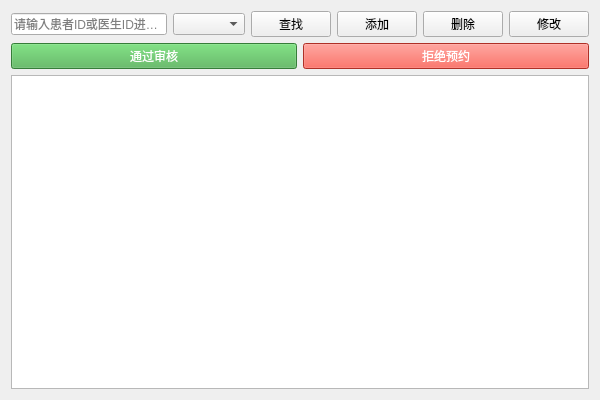
<?xml version="1.0" encoding="UTF-8"?>
<ui version="4.0">
 <class>AppointmentView</class>
 <widget class="QWidget" name="AppointmentView">
  <property name="geometry">
   <rect>
    <x>0</x>
    <y>0</y>
    <width>600</width>
    <height>400</height>
   </rect>
  </property>
  <property name="windowTitle">
   <string>预约管理</string>
  </property>
  <layout class="QVBoxLayout" name="verticalLayout">
   <item>
    <layout class="QHBoxLayout" name="horizontalLayout">
     <item>
      <widget class="QLineEdit" name="tstSearch">
       <property name="placeholderText">
        <string>请输入患者ID或医生ID进行查找</string>
       </property>
      </widget>
     </item>
     <item>
      <widget class="QComboBox" name="cbStatusFilter"/>
     </item>
     <item>
      <widget class="QPushButton" name="btSearch">
       <property name="text">
        <string>查找</string>
       </property>
       <property name="icon">
        <iconset resource="lab4.qrc">
         <normaloff>:/img/search.png</normaloff>:/img/search.png</iconset>
       </property>
      </widget>
     </item>
     <item>
      <widget class="QPushButton" name="btAdd">
       <property name="text">
        <string>添加</string>
       </property>
       <property name="icon">
        <iconset resource="lab4.qrc">
         <normaloff>:/img/new.png</normaloff>:/img/new.png</iconset>
       </property>
      </widget>
     </item>
     <item>
      <widget class="QPushButton" name="btDelete">
       <property name="text">
        <string>删除</string>
       </property>
       <property name="icon">
        <iconset resource="lab4.qrc">
         <normaloff>:/img/delete.png</normaloff>:/img/delete.png</iconset>
       </property>
      </widget>
     </item>
     <item>
      <widget class="QPushButton" name="btEdit">
       <property name="text">
        <string>修改</string>
       </property>
       <property name="icon">
        <iconset resource="lab4.qrc">
         <normaloff>:/img/edit.png</normaloff>:/img/edit.png</iconset>
       </property>
      </widget>
     </item>
    </layout>
   </item>
   <item>
    <layout class="QHBoxLayout" name="horizontalLayout_2">
     <item>
      <widget class="QPushButton" name="btApprove">
       <property name="text">
        <string>通过审核</string>
       </property>
       <property name="styleSheet">
        <string notr="true">QPushButton { background-color: #4CAF50; color: white; }</string>
       </property>
      </widget>
     </item>
     <item>
      <widget class="QPushButton" name="btReject">
       <property name="text">
        <string>拒绝预约</string>
       </property>
       <property name="styleSheet">
        <string notr="true">QPushButton { background-color: #f44336; color: white; }</string>
       </property>
      </widget>
     </item>
    </layout>
   </item>
   <item>
    <widget class="QTableView" name="tableView"/>
   </item>
  </layout>
 </widget>
 <resources>
  <include location="lab4.qrc"/>
 </resources>
 <connections/>
</ui>
